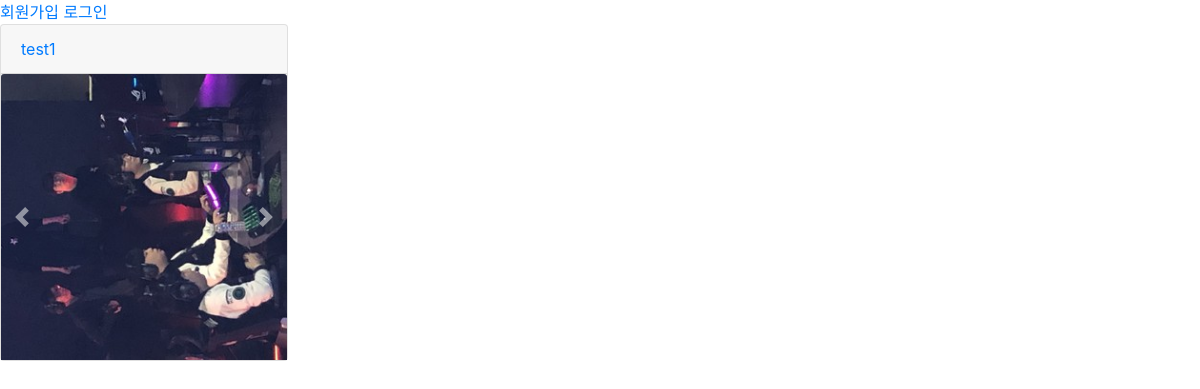
Page /posts/3 on the committed database.
### posts/models.py (models this page shows)
class Post(models.Model):
    user = models.ForeignKey(settings.AUTH_USER_MODEL, on_delete=models.CASCADE)
    content = models.TextField()
    created_at = models.DateTimeField(auto_now_add= True, blank=True)
    updated_at = models.DateTimeField(auto_now=True, blank=True)
    like_users = models.ManyToManyField(settings.AUTH_USER_MODEL, related_name='like_posts')

class Image(models.Model):
    post = models.ForeignKey(Post, on_delete=models.CASCADE)
    file = ProcessedImageField(
        upload_to = path_image_path,
        processors = [ResizeToFill(300,300)],
        format = 'JPEG',
        options = {'quality':90},
    )

### posts/views.py (the view)
# urls.py: path('<int:post_id>', views.detail, name="detail"),
def detail(request, post_id):
    post = get_object_or_404(Post, id= post_id)
    return render(request, 'posts/detail.htm', {'post': post})

### posts/templates/posts/detail.htm (shortened to what this page needs)
{% extends 'base.htm' %}
{% load bootstrap4 %}
{% block container %}
<div class="card" style="width: 18rem;">
    <div class="card-header">
        <span> <a href="{% url 'accounts:people' post.user.username %}">
                {{ post.user.username }} </a></span>
    </div>
    <div id="post_{{ post.id }}" class="carousel slide" data-ride="carousel">
        <div class="carousel-inner">
            {% for image in post.image_set.all %}
            <div class="carousel-item {% if forloop.counter == 1 %} active {% endif %}">
                <img src="{{ image.file.url }}" class="card-img-top" alt="{{ image.file.image }}">
            </div>
            {% endfor %}
        </div>
        <a class="carousel-control-prev" href="#post_{{ post.id }}" role="button" data-slide="prev">
            <span class="carousel-control-prev-icon" aria-hidden="true"></span>
        </a>
        <a class="carousel-control-next" href="#post_{{ post.id }}" role="button" data-slide="next">
            <span class="carousel-control-next-icon" aria-hidden="true"></span>
        </a>
    </div>
</div>
{% endblock %}

### insta/templates/base.htm (shortened to what this page needs)
<!DOCTYPE html>
<html lang="en">
<head>
    <link rel="stylesheet" href="https://stackpath.bootstrapcdn.com/bootstrap/4.3.1/css/bootstrap.min.css">
    <link rel="stylesheet" href="https://use.fontawesome.com/releases/v5.8.1/css/all.css">
</head>
<body>
    {% if user.is_authenticated %}
    <a href="{% url 'accounts:logout' %}">로그아웃</a>
    <a href="{% url 'posts:create' %}">새글쓰러가기</a>
     <a href="{% url 'accounts:people' user.username %}">{{ user.username}}</a>님 환영합니다.
     {% else %}
    <a href="{% url 'accounts:signup' %}">회원가입</a>
    <a href="{% url 'accounts:login' %}">로그인</a>
    {% endif %}
    {% block container %}
    {% endblock %}
</body>
</html>

### rows in the picture
Post: user.username "test1"
Image: file (picture)
